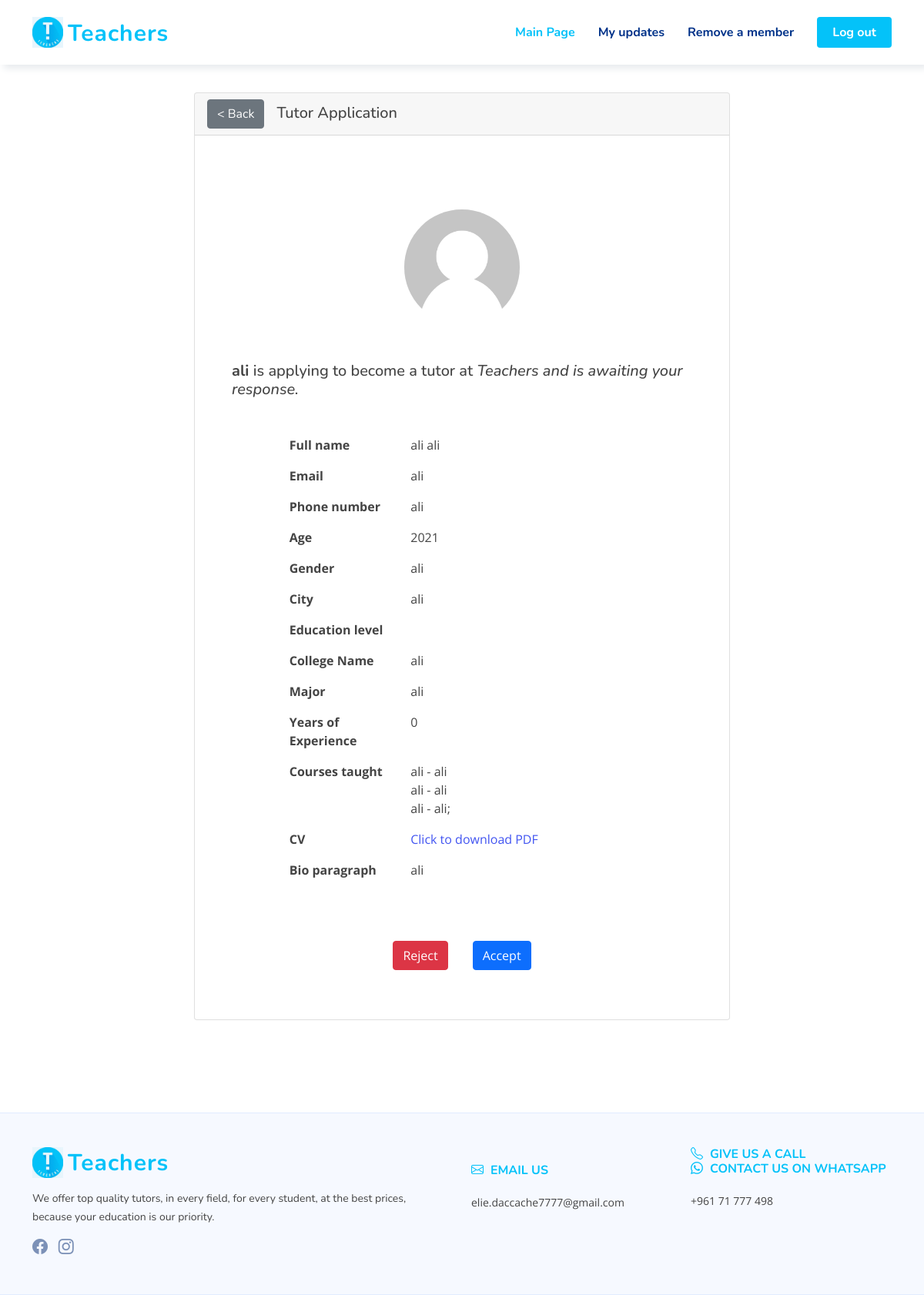
The app's page /admin_application.php?id=1 (signed in) with its own data.
### tables this page shows
CREATE TABLE `pending_tutors` (
  `temp_user_id` int(11) NOT NULL,
  `first_name` varchar(250) NOT NULL,
  `last_name` varchar(250) NOT NULL,
  `email` varchar(250) NOT NULL,
  `password` varchar(250) NOT NULL,
  `phone_number` varchar(250) NOT NULL,
  `year_born` int(11) NOT NULL,
  `gender` varchar(250) NOT NULL,
  `city` varchar(250) NOT NULL,
  `education_level_tutor` varchar(250) NOT NULL,
  `educational_institution_name` varchar(250) NOT NULL,
  `field` varchar(250) NOT NULL,
  `years_of_experience` int(11) NOT NULL,
  `course_1` varchar(250) NOT NULL,
  `course_level_1` varchar(250) NOT NULL,
  `course_2` varchar(250) NOT NULL,
  `course_level_2` varchar(250) NOT NULL,
  `course_3` varchar(250) NOT NULL,
  `course_level_3` varchar(250) NOT NULL,
  `course_4` varchar(250) NOT NULL,
  `course_level_4` varchar(250) NOT NULL,
  `cv` varchar(250) NOT NULL,
  `image` varchar(250) NOT NULL,
  `description` varchar(250) NOT NULL
);

### admin_application.php (the view, shortened to what this page needs)
<?php
include("connection.php");
if (isset($_SESSION["user_id"])&& strcmp($_SESSION["type"],"1")==0)
{
  if (isset($_GET["id"])) {
  $id = $_GET["id"];
  } else die ("no tutor application selected");
?>
<!DOCTYPE html>
<html lang="en">
<head>
    <link href="./vendor/bootstrap/css/bootstrap.min.css" rel="stylesheet">
    <link href="./vendor/bootstrap-icons/bootstrap-icons.css" rel="stylesheet">
    <link href="./vendor/aos/aos.css" rel="stylesheet">
    <link href="./vendor/remixicon/remixicon.css" rel="stylesheet">
    <link href="./vendor/swiper/swiper-bundle.min.css" rel="stylesheet">
    <link href="./vendor/glightbox/css/glightbox.min.css" rel="stylesheet">
    <link href="./css/style.css" rel="stylesheet">
    <link href="./css/style2.css" rel="stylesheet">
</head>
<body>
    <header id="header" class="header fixed-top header-form">
        <div class="container-fluid container-xl d-flex align-items-center justify-content-between">
            <a href="index.html" class="logo d-flex align-items-center">
                <img src="./img/logo.png" alt="">
                <span>Teachers</span>
            </a>
            <nav id="navbar" class="navbar">
                <ul>
                <li><a class="nav-link scrollto active" href="admin_page.php">Main Page</a></li>
                    <li><a class="nav-link scrollto" href="admin_updates.php">My updates</a></li>
                    <li><a class="nav-link scrollto" href="admin_page.php">Remove a member</a></li>
                    <li><a class="getstarted scrollto" href="logout.php">Log out</a></li>
                </ul>
            </nav>
        </div>
    </header>
    <br><br><br><br><br>
    <div class="container thin-container">
        <div class="card">
            <h5 class="card-header user-select-none">
              <a href="admin_updates.php" class="btn btn-secondary">&lt Back</a>
              <span>&ThickSpace; Tutor Application</span>
            </h5>
            <div class="card-body p-5">
            <?php $query_tutors_application = "SELECT * FROM  pending_tutors where temp_user_id=?";
                $stmt = $connection->prepare($query_tutors_application);
                $stmt->bind_param("d", $id);
                $stmt->execute();
                $results_tutors = $stmt->get_result();
                $row = $results_tutors->fetch_assoc();
                ?>
                <img src="img/default-user-image.png" class="rounded-circle w-25 d-block my-5 mx-auto" alt="Image">
                <h5 class="card-title"> <strong><?php echo($row["first_name"]); ?> </strong> is applying to become a tutor at <em>Teachers and is awaiting your response.</em></h5>
                <div class="w-75 my-5 mx-auto">
                    <div class="row">
                        <p class="col-4"><strong>Full name</strong></p>
                        <p class="col-8"><?php echo($row["first_name"]." ".$row["last_name"]); ?></p>
                    </div>
                    <div class="row">
                        <p class="col-4"><strong>Email</strong></p>
                        <p class="col-8"><?php echo($row["email"]); ?></p>
                    </div>
                    <div class="row">
                        <p class="col-4"><strong>Phone number</strong></p>
                        <p class="col-8"><?php echo($row["phone_number"]); ?></p>
                    </div>
                    <div class="row">
                        <p class="col-4"><strong>Age</strong></p>
                        <p class="col-8"><?php echo(intval(date("Y")) - $row["year_born"]); ?></p>
                    </div>
                    <div class="row">
                        <p class="col-4"><strong>Gender</strong></p>
                        <p class="col-8"><?php echo($row["gender"]); ?></p>
                    </div>
                    <div class="row">
                        <p class="col-4"><strong>City</strong></p>
                        <p class="col-8"><?php echo($row["city"]); ?></p>
                    </div>
                    <div class="row">
                        <p class="col-4"><strong>Education level</strong></p>
                        <p class="col-8">
                        </p>
                    </div>
                    <div class="row">
                        <p class="col-4"><strong>College Name</strong></p>
                        <p class="col-8"><?php echo($row["educational_institution_name"]); ?></p>
                    </div>
                    <div class="row">
                        <p class="col-4"><strong>Major</strong></p>
                        <p class="col-8"><?php echo($row["field"]); ?></p>
                    </div>
                    <div class="row">
                        <p class="col-4"><strong>Years of Experience</strong></p>
                        <p class="col-8"><?php echo($row["years_of_experience"]); ?></p>
                    </div>
                    <div class="row">
                        <p class="col-4"><strong>Courses taught</strong></p>
                        <p class="col-8">
                          <?php echo($row["course_1"]." - ".$row["course_level_1"]); ?> <br><?php echo($row["course_2"]." - ".$row["course_level_2"]);?> <br> <?php echo($row["course_3"]." - ".$row["course_level_3"]) ?>;
                        </p>
                    </div>
                    <div class="row">
                        <p class="col-4"><strong>CV</strong></p>
                        <p class="col-8"><a href="">Click to download PDF</a></p>
                    </div>
                    <div class="row">
                        <p class="col-4"><strong>Bio paragraph</strong></p>
                        <p class="col-8"><?php echo($row["description"]); ?> </p>
                    </div>
                </div>
                <div class="d-flex justify-content-center">
                    <a class="m-3 btn btn-danger" data-bs-toggle="modal" data-bs-target="#reject-modal">Reject</a>
                    <a class="m-3 btn btn-primary" data-bs-toggle="modal" data-bs-target="#accept-modal">Accept</a>
                </div>
            </div>
        </div>
    </div>
    <br><br><br><br><br>
  <footer id="footer" class="footer">
    <div class="footer-top">
      <div class="container">
        <div class="row gy-4">
          <div class="col-lg-6 col-md-12 footer-info">
            <a href="index.html" class="logo d-flex align-items-center">
              <img src="./img/logo.png" alt="">
              <span>Teachers</span>
            </a>
            <p>We offer top quality tutors, in every field, for every student, at the best prices, <br>
              because your education is our priority.</p>
            <div class="social-links mt-3">
                <a href="https://www.facebook.com/Teachers.leb/" class="facebook"><i class="bi bi-facebook"></i></a>
                <a href="https://www.instagram.com/teachers.lb/" class="instagram"><i class="bi bi-instagram"></i></a>
            </div>
          </div>
          <div class="col-lg-3 col-5 footer-links">
            <br> <br class="d-block d-md-none">
            <h4><i class="bi bi-envelope"></i>&ThickSpace; Email us</h4> <br>
            elie.daccache7777@gmail.com
          </div>
          <div class="col-lg-3 col-5 footer-contact text-center text-md-start">
            <h4>
              <i class="bi bi-telephone"></i>&ThickSpace; Give us a call <br>
              <i class="bi bi-whatsapp"></i>&ThickSpace; Contact us on WhatsApp</h4> <br>
            +961 71 777 498
          </div>
        </div>
      </div>
    </div>
  </footer>
</body>
</html>
<?php } else {header("Location: index.html");} ?>

### css/style.css (style rules this page uses)
:root { scroll-behavior: smooth; }
body { font-family: "Open Sans", sans-serif; color: #444444; }
a { color: #4154f1; text-decoration: none; }
h1, h2, h3, h4, h5, h6 { font-family: "Nunito", sans-serif; }
.header { transition: all 0.5s; z-index: 997; padding: 20px 0; }
.header .logo { line-height: 0; }
.header .logo img { max-height: 40px; margin-right: 6px; }
.header .logo span { font-size: 30px; font-weight: 700; letter-spacing: 1px; color: #04c2f9 ; font-family: "Nunito", sans-serif; margin-top: 3px; }
.navbar { padding: 0; }
.navbar ul { margin: 0; padding: 0; display: flex; list-style: none; align-items: center; }
.navbar li { position: relative; }
.navbar a, .navbar a:focus { display: flex; align-items: center; justify-content: space-between; padding: 10px 0 10px 30px; font-family: "Nunito", sans-serif; font-size: 16px; font-weight: 700; color: #013289; white-space: nowrap; transition: 0.3s; }
.navbar a:hover, .navbar .active, .navbar .active:focus, .navbar li:hover > a { color: #04c2f9; }
.navbar .getstarted, .navbar .getstarted:focus { background: #04c2f9; padding: 8px 20px; margin-left: 30px; border-radius: 4px; color: #fff; }
.footer { background: #f6f9ff; font-size: 14px; }
.footer .footer-top { border-top: 1px solid #e1ecff; border-bottom: 1px solid #e1ecff; padding: 20px 0 20px 0; }
.footer .footer-top .footer-info { margin-bottom: 30px; }
.footer .footer-top .footer-info .logo { line-height: 0; margin-bottom: 15px; }
.footer .footer-top .footer-info .logo img { max-height: 40px; margin-right: 6px; }
.footer .footer-top .footer-info .logo span { font-size: 30px; font-weight: 700; letter-spacing: 1px; color: #04c2f9 ; font-family: "Nunito", sans-serif; margin-top: 3px; }
.footer .footer-top .footer-info p { font-size: 14px; line-height: 24px; margin-bottom: 0; font-family: "Nunito", sans-serif; }
.footer .footer-top .social-links a { font-size: 20px; display: inline-block; color: rgba(1, 41, 112, 0.5); line-height: 0; margin-right: 10px; transition: 0.3s; }
.footer .footer-top h4 { font-size: 16px; font-weight: bold; color: #04c2f9 ; text-transform: uppercase; position: relative; padding-bottom: 12px; }
.footer .footer-top .footer-links { margin-bottom: 30px; }

### css/style2.css (style rules this page uses)
.header-form { box-shadow: 5px 5px 9px #e8ebee; background-color: white; }
.thin-container { width: 60vw; margin: auto; }
#footer h4 { margin: 0; padding: 0; }

### records on screen
pending_tutors: first_name "ali", last_name "ali", email "ali", phone_number "ali", gender "ali", city "ali", educational_institution_name "ali", field "ali", years_of_experience "0", course_1 "ali", course_level_1 "ali", course_2 "ali", course_level_2 "ali", course_3 "ali", course_level_3 "ali", description "ali"
